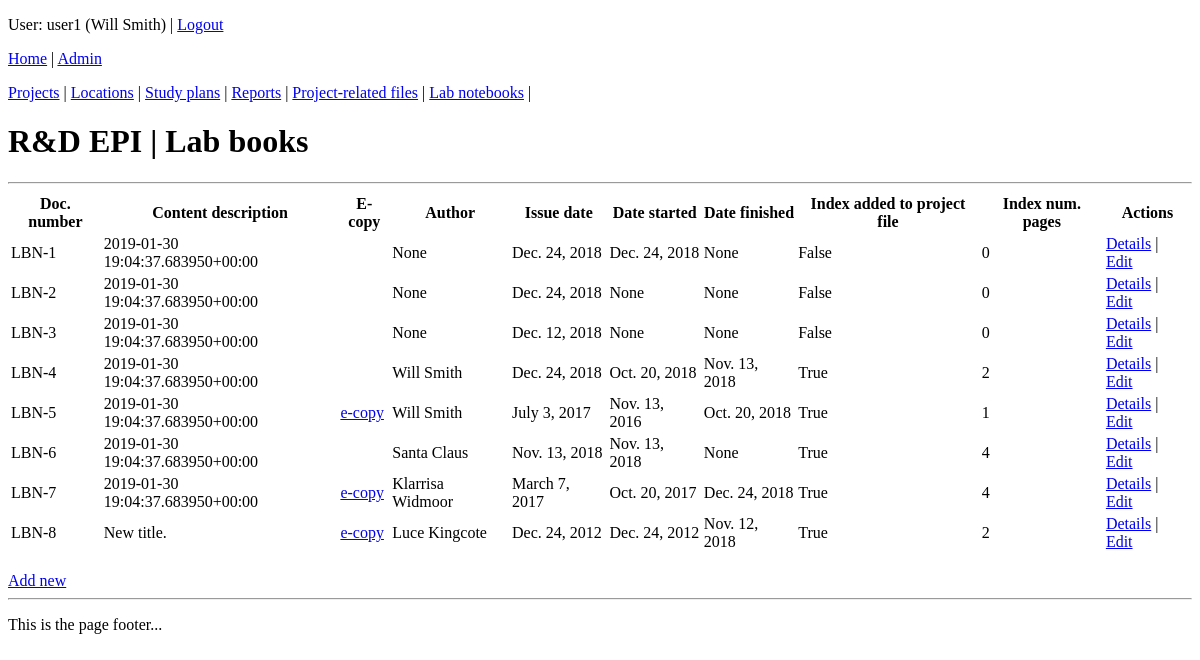
The page /coreapp/labbook/ (signed in) on the database as committed earlier.
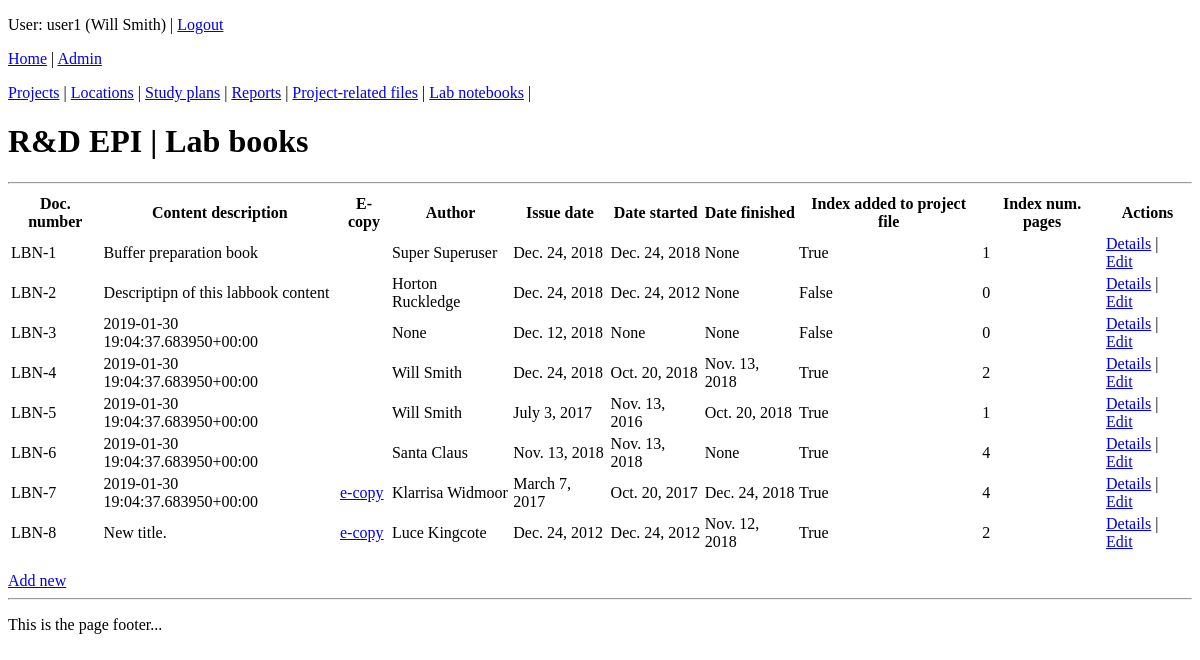
The same page on the database as committed later.
### coreapp/models.py (models this page shows, shortened)
class Document(models.Model):
    author = models.ForeignKey(settings.AUTH_USER_MODEL, on_delete=models.SET_NULL, blank=True, null=True, verbose_name="Main author")
    project = models.ForeignKey(Project, on_delete=models.SET_NULL, blank=True, null=True, verbose_name="Associated project")
    title = models.TextField("Document title")
    location = models.ForeignKey(Location, on_delete=models.SET_NULL, blank=True, null=True, verbose_name="Hard copy location")
    document_code = models.CharField("Document code (e.g. study plan, report... )", max_length=3, choices=DOCUMENT_CODE, default='OTH')
    efile = models.FileField("Scanned copy", upload_to='uploads/', null=True, blank=True)
    class Meta:
        abstract = True

class LabBook(Document):
    project = models.ManyToManyField(Project, verbose_name="Associated project(s)")
    date_started = models.DateField("Date started", null=True, blank=True)
    date_finished = models.DateField("Date finished", null=True, blank=True)
    date_issued = models.DateField("Issue date")
    index_added = models.BooleanField("Index added to project file", default=False)
    index_num_pages = models.IntegerField("Index number of pages", null=True, blank=True)
    document_code = 'LBN'

class User (AbstractUser):
    date_left = models.DateField(null=True, blank=True)
    def __str__(self):
        return self.get_full_name()

### coreapp/views.py (the view)
# urls.py: path('labbook/', views.labbook_list, name='labbook-list'),
@login_required
def labbook_list(request):
    labbooks = LabBook.objects.all()
    context = {'labbooks': labbooks, 'page_title': 'R&D EPI | Lab books'}
    return render(request, 'coreapp/labbook_list.html', context)

### coreapp/templates/coreapp/labbook_list.html
{% extends 'coreapp/base_generic.html' %}
{% block content %}
	<h1>{{ page_title }}</h1>
	<hr>
	<table>
		<thead>
			<th>Doc. number</th>
			<th>Content description</th>
			<th>E-copy</th>
			<th>Author</th>
			<th>Issue date</th>
			<th>Date started</th>
			<th>Date finished</th>
			<th>Index added to project file</th>
			<th>Index num. pages</th>
			<th>Actions</th>
		</thead>
		{% for labbook in labbooks %}
		<tr>
			<td>{{ labbook.document_code }}-{{ labbook.id }}</td>
			<td>{{ labbook.title|truncatechars:75 }}</td>
			<td>
			{% if labbook.efile %}
				<a href="{{ MEDIA_URL }}{{ labbook.efile }}">e-copy</a>
			{% endif %}
			</td>
			<td>{{ labbook.author }}</td>
			<td>{{ labbook.date_issued }}</td>
			<td>{{ labbook.date_started }}</td>
			<td>{{ labbook.date_finished }}</td>
			<td>{{ labbook.index_added }}</td>
			<td>{{ labbook.index_num_pages }}</td>
			<td><a href="{% url 'labbook-detail' labbook.id %}">Details</a> | <a href="{% url 'labbook-edit' labbook.id %}">Edit</a></td>
		</tr>
		{% endfor %}
	</table>
	<br>
	<a href="{% url 'labbook-create' %}">Add new</a>
{% endblock %}

Rows that differ between the two databases and show on the page:
changed LabBook id 1: title "2019-01-30 19:04:37.683950+00:00" → "Buffer preparation book"; author "None" → "Super Superuser"; index_added "False" → "True"; index_num_pages "0" → "1"
changed LabBook id 2: title "2019-01-30 19:04:37.683950+00:00" → "Descriptipn of this labbook content"; author "None" → "Horton Ruckledge"; date_started "None" → "Dec. 24, 2012"
changed LabBook "July 3, 2017": no longer shows "e-copy"
